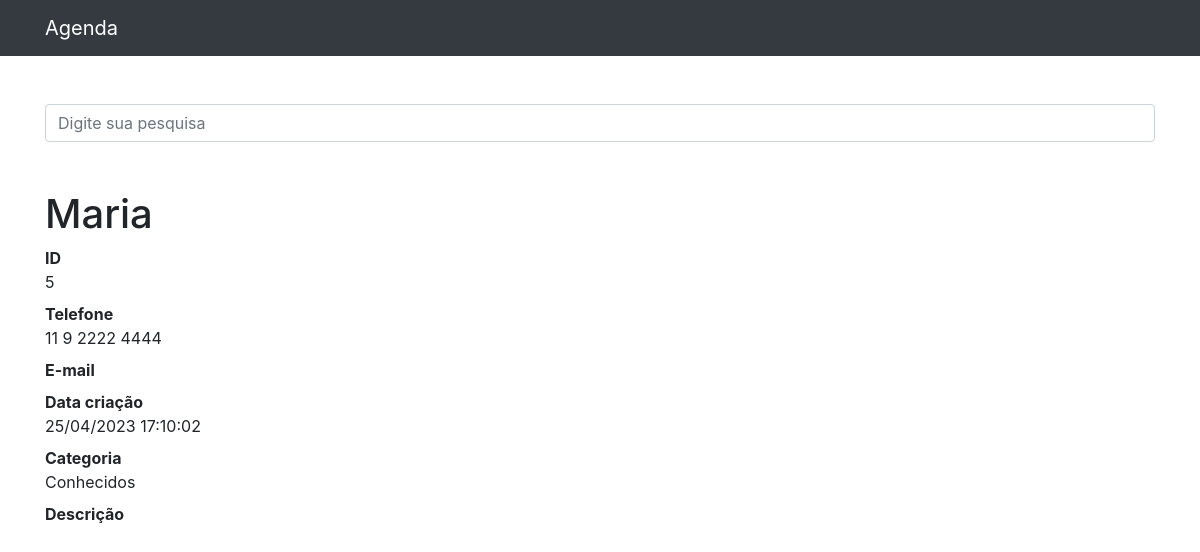
The page /5 on the database its author committed.
### contatos/models.py (models this page shows, shortened)
class Contato(models.Model):
    name = models.CharField(max_length=255)
    last_name = models.CharField(max_length=255, blank = True)
    phone = models.CharField(max_length=255)
    email = models.CharField(max_length=255, blank=True)
    creation_date = models.DateTimeField(default=timezone.now)
    description = models.TextField(blank = True)
    categoria = models.ForeignKey(Categoria, on_delete=models.DO_NOTHING)
    mostrar = models.BooleanField(default=True)

class Categoria(models.Model):
    name = models.CharField(max_length= 255)
    def __str__(self):
        return self.name

### contatos/views.py (the view)
# urls.py: path('<int:contato_id>', views.ver_contato, name = 'ver_contato'),
def ver_contato(request, contato_id):
    contato = get_object_or_404(Contato, id=contato_id) #get_objetct previne q mostre o erro caso o id não exista
    if not contato.mostrar:
        raise Http404()
    return render(request, 'contatos/ver_contato.html', {
        'contato':contato
    })

### contatos/templates/contatos/ver_contato.html (shortened to what this page needs)
{% extends 'base.html' %}
{% block content %}
        <h1 class="mt-5">{{ contato.name }}</h1>
        <dl>
          <dt>ID</dt>
          <dd>{{ contato.id }}</dd>
          <dt>Telefone</dt>
          <dd>{{ contato.phone }}</dd>
          <dt>E-mail</dt>
          <dt>Data criação</dt>
          <dd>{{ contato.creation_date|date:'d/m/Y  H:i:s' }}</dd>
          <dt>Categoria</dt>
          <dd>{{ contato.categoria }}</dd>
          <dt>Descrição</dt>
        </dl>
{% endblock %}

### rows shown on the page
Contato: name "Maria", id "5", phone "11 9 2222 4444", creation_date "25/04/2023 17:10:02", categoria "Conhecidos"
